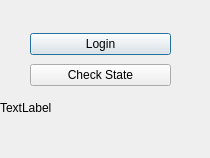
<?xml version="1.0" encoding="UTF-8"?>
<ui version="4.0">
 <class>PyStock_Login</class>
 <widget class="QDialog" name="PyStock_Login">
  <property name="geometry">
   <rect>
    <x>0</x>
    <y>0</y>
    <width>210</width>
    <height>158</height>
   </rect>
  </property>
  <property name="windowTitle">
   <string>PyStock</string>
  </property>
  <widget class="QLabel" name="Label_isConnected">
   <property name="geometry">
    <rect>
     <x>0</x>
     <y>100</y>
     <width>59</width>
     <height>15</height>
    </rect>
   </property>
   <property name="text">
    <string>TextLabel</string>
   </property>
  </widget>
  <widget class="QWidget" name="">
   <property name="geometry">
    <rect>
     <x>30</x>
     <y>30</y>
     <width>141</width>
     <height>61</height>
    </rect>
   </property>
   <layout class="QVBoxLayout" name="verticalLayout">
    <item>
     <widget class="QPushButton" name="Button_Login">
      <property name="text">
       <string>Login</string>
      </property>
     </widget>
    </item>
    <item>
     <widget class="QPushButton" name="Login_CheckState">
      <property name="text">
       <string>Check State</string>
      </property>
     </widget>
    </item>
   </layout>
  </widget>
 </widget>
 <resources/>
 <connections/>
</ui>
